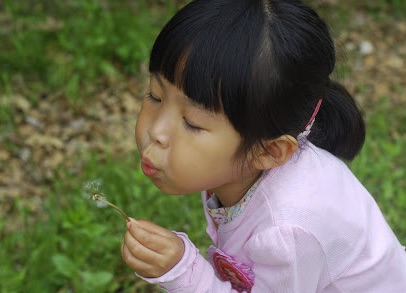
#> input picture img/girl.jpg, 406 x 293 px, found by its file name
$ jupyter execute --allow-errors '3-2. Matplotlib.ipynb'
#> lines starting #> are read from the running program, lines starting #| are printed output that depends on the picture
#### 3-2-1. Matplotlib 버전 확인

[cell 1]
import matplotlib.pyplot as plt
#> (the rest of this cell did not finish here and is left out)

#### 3-2-2.plot

[cell 2]
#1.plot
#1차원 배열을 인자로 전달하면 인덱스를 x값, 배열의 값을 y좌표로 그래프 그림.

#practice. plot 그리기
import matplotlib.pyplot as plt
import numpy as np

x = np.array([2, 6, 7, 3, 12, 8, 4, 5])
plt.plot(x)
plt.show()
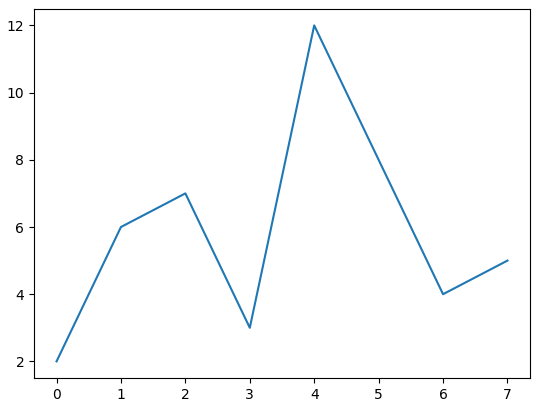
#> figure drawn by matplotlib, 1 panel

[cell 3]
#practice. y = x^2 그래프 그리기.
import matplotlib.pyplot as plt
import numpy as np

x = np.arange(10)
y = x**2
plt.plot(x, y)
plt.show()
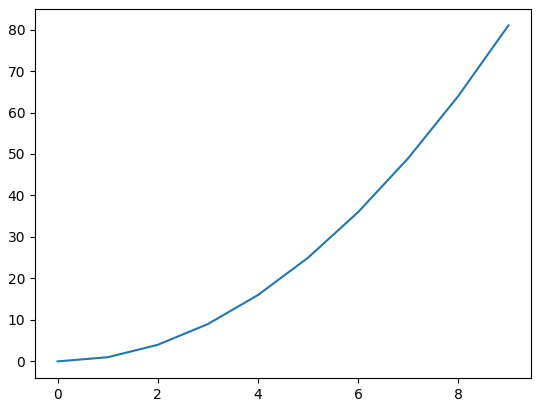
#> figure drawn by matplotlib, 1 panel; curve peaks at x = 9, y = 81

#### 3-2-3. color와 스타일
 - 그래프의 선에 색상, 스타일 지정하기
 - 색상 적용: 마지막 인자에 아래 색상 기호 중 하나를 전달.
   * b(Blue)
   * g(Green)
   * r(Red)
   * c(Cyan, 청록색)
   * m(Magenta, 자홍색)
   * y(Yellow, 노란색)
   * k(Black, 검은색)
   * w(White, 흰색)

[cell 4]
#practice. plot의 색 지정
import matplotlib.pyplot as plt
import numpy as np

x = np.arange(10)
y = x**2
plt.plot(x, y, 'r')
plt.show()
#> figure, not shown here; curve peaks at x = 9, y = 81

 - 스타일 지정: 다음 스타일 기호 중 하나를 색상값에 이어붙여 사용.
  * -  : 실선(기본값)
  * -. : 점 이음선
  * .  : 점
  * o  : 원
  * ^  : 정삼각형
  * >  : 우 삼각형
  * 2  : 작은 정삼각형
  * 4  : 작은 우 삼각형
  * p  : 오각형
  * h  : 육각형
  * D  : 다이아몬드 표
  * -- : 이음선
  * :  : 점선
  * ,  : 픽셀
  * ∨  : 역삼각형
  * <  : 좌 삼각형
  * 1  : 작은 역삼각형
  * 3  : 작은 좌 삼각형
  * s  : 사각형
  * *  : 별표
  * +  : 더하기표
  * x  : 엑스표

[cell 5]
#practice. 다양한 스타일의 지정
import matplotlib.pyplot as plt
import numpy as np

x = np.arange(10)
f1 = x*5
f2 = x**2
f3 = x**2 + x*2

plt.plot(x, 'r--')
plt.plot(f1, 'g.')
plt.plot(f2, 'bv')
plt.plot(f3, 'ks')
plt.show()
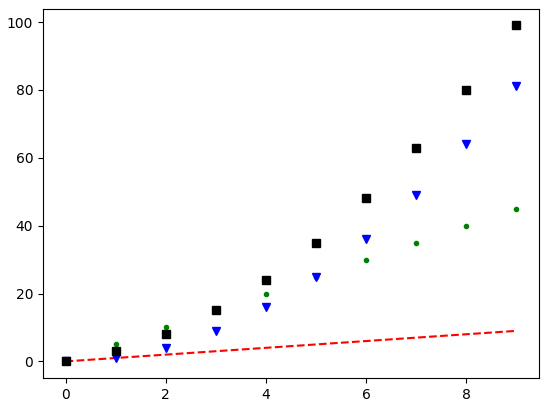
#> figure drawn by matplotlib, 1 panel; curve peaks at x = 9, y = 9; curve peaks at x = 9, y = 45; curve peaks at x = 9, y = 81

#### 3-2-4.subplot
 - 위에서는 한 plot에 여러 그래프가 겹쳐져 있음.
 - subplot은 각각의 그래프를 분리해서 따로 그릴 때 사용.

[cell 6]
#practice.subplot
import matplotlib.pyplot as plt
import numpy as np

x = np.arange(10)

plt.subplot(2, 2, 1)  #(2, 2)중 1번째
plt.plot(x, x**2)
plt.subplot(2, 2, 2)  #(2, 2)중 2번째
plt.plot(x, x*5)
plt.subplot(223)      #(2, 2)중 3번째
plt.plot(x, np.sin(x))
plt.subplot(224)      #(2, 2)중 4번째
plt.plot(x, np.cos(x))

plt.show()
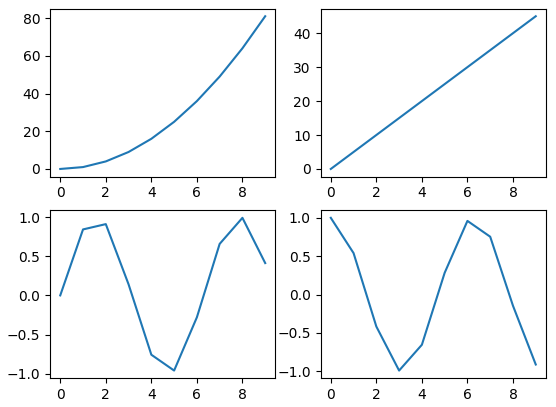
#> figure drawn by matplotlib, 4 panels; panel 1: curve peaks at x = 9, y = 81; panel 2: curve peaks at x = 9, y = 45; panel 3: curve peaks at x = 8, y = 0.989; panel 4: curve peaks at x = 0, y = 1

#### 3-2-5. 이미지 표시
 - plt.plot 대신 plt.imshow 함수 호출하여 OpenCV로 읽어들인 이미지를 그래프 영역에 출력할 수 있음.

[cell 7]
#practice. plot으로 이미지 출력
import cv2
from matplotlib import pyplot as plt

img = cv2.imread('../img/girl.jpg')
#> img is the input picture: shape (293, 406, 3); mean B, G, R 82.4, 104.7, 105.5
plt.imshow(img)   #이미지 표시
plt.show()

#컬러가 이상한 이유: plt.imshow()는 R, G, B순으로 컬러 채널을 해석
#                   rmfjsk OpenCV 이미지는 B, G, R순으로 색상 위치가 반대임.
#따라서 OpenCV로 읽은 이미지를 R, G, B순으로 바꾸어서 plt.imshow()함수에 전달해야 한다.

[cell 8]
#practice. 컬러 채널을 변경한 이미지를 출력.

img = cv2.imread('../img/girl.jpg')
img2 = img[:, :, ::-1]     #img[:, :, (2, 1, 0)] 과 같다. #3개의 채널, 모든 행 선택 & 2->1->0열 순으로 출력
                           #x[startAt:endBefore:skip] = [시작지점:끝지점:간격]
                           #You can specify a negative step to go backwards. -1은 역순이다.
plt.imshow(img2)
plt.xticks([])  # x축 눈금 제거
plt.yticks([])  # y축 눈금 제거
plt.show()

[cell 9]
#practice. 여러 이미지 동시 출력
import matplotlib.pyplot as plt
import numpy as np
import cv2

img1 = cv2.imread('../img/model.jpg')
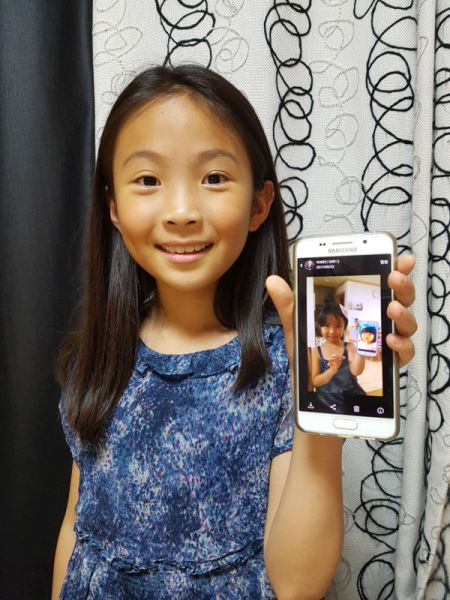
#> input picture img/model.jpg, 450 x 600 px, found by its file name
#> img1 is the input picture: shape (600, 450, 3); mean B, G, R 107, 111.5, 117.8
img2 = cv2.imread('../img/model2.jpg')
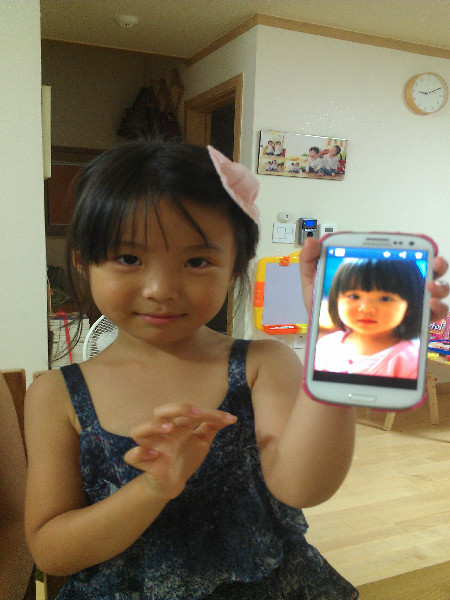
#> input picture img/model2.jpg, 450 x 600 px, found by its file name
#> img2 is the input picture: shape (600, 450, 3); mean B, G, R 91.9, 116.6, 128.3
img3 = cv2.imread('../img/model3.jpg')
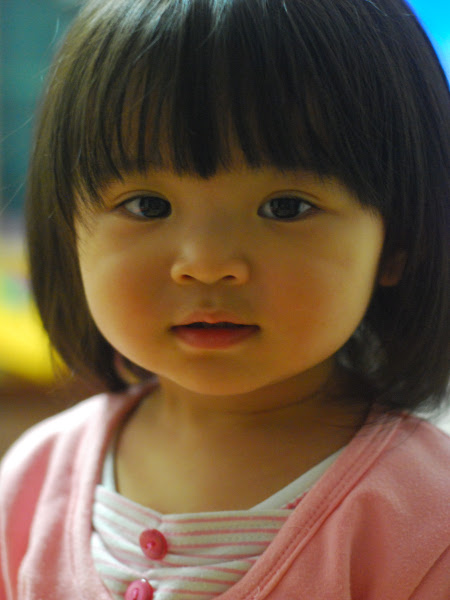
#> input picture img/model3.jpg, 450 x 600 px, found by its file name
#> img3 is the input picture: shape (600, 450, 3); mean B, G, R 64.5, 86, 106.4

plt.subplot(1, 3, 1)
plt.imshow(img1[:, :, (2, 1, 0)])
plt.xticks([]); plt.yticks([])

plt.subplot(1, 3, 2)
plt.imshow(img2[:, :, ::-1])
plt.yticks([]); plt.yticks([])

plt.subplot(1, 3, 3)
plt.imshow(img3[:, :, ::-1])
plt.xticks([]); plt.yticks([])

plt.show()
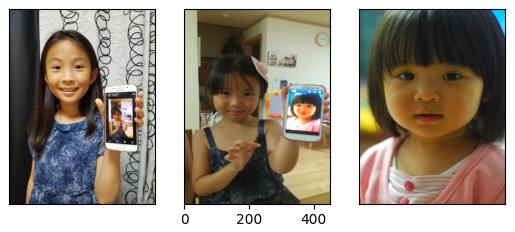
#> figure drawn by matplotlib, 3 panels
